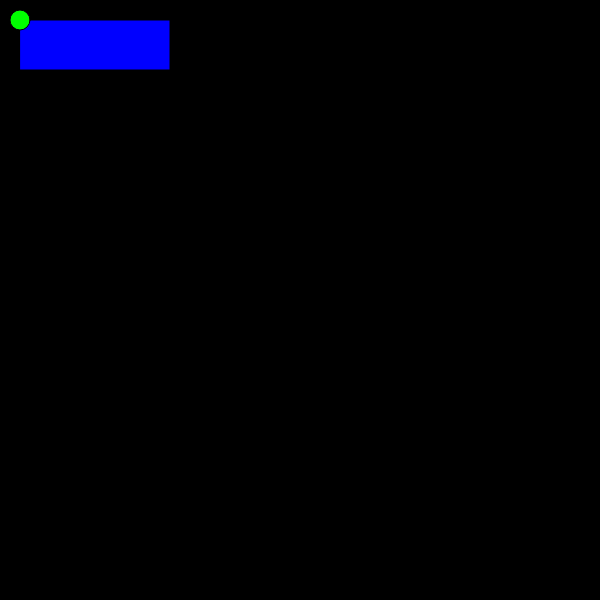
Frame 1 (no input)
Frame 60 (no input): identical to frame 1, image omitted
Frame 120 (the mouse pressed at the canvas centre since frame 60): identical to frame 1, image omitted

The p5.js sketch that drew this single still picture (run headless with seeded random() and noise() and a simulated clock; from frame 60 on, the mouse is pressed at the canvas centre):

// p5.js sketch
// ── sketch.js
function setup() {
createCanvas(600, 600);
}

function draw() {
  background(0);
  fill(0,0,255);
  rect(20,20,150,50);
  fill(0,255,0);
  ellipse(20,20,20,20);

}
